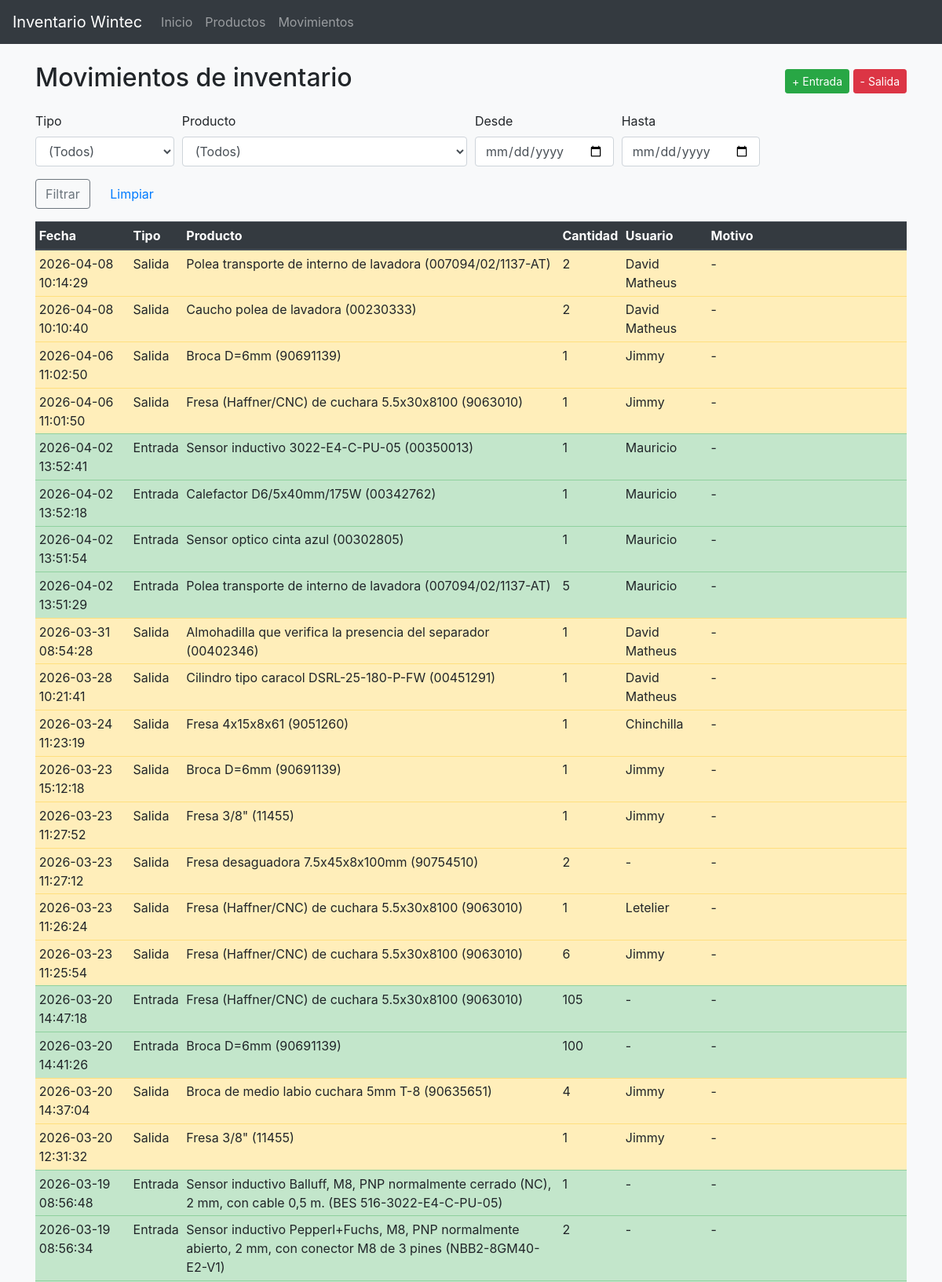
Page /movimientos (upper part) on the committed database.
### tables this page shows
CREATE TABLE movimientos (
            id INTEGER PRIMARY KEY AUTOINCREMENT,
            producto_id INTEGER NOT NULL,
            tipo TEXT NOT NULL, -- 'entrada' o 'salida'
            cantidad INTEGER NOT NULL,
            fecha TEXT NOT NULL,
            usuario TEXT,
            motivo TEXT,
            FOREIGN KEY(producto_id) REFERENCES productos(id)
        );

CREATE TABLE productos (
            id INTEGER PRIMARY KEY AUTOINCREMENT,
            codigo TEXT UNIQUE,
            nombre TEXT NOT NULL,
            categoria TEXT,
            equipo TEXT,
            linea TEXT,
            stock_minimo INTEGER DEFAULT 0,
            stock_actual INTEGER DEFAULT 0,
            ubicacion TEXT,
            proveedor TEXT,
            precio REAL,
            imagen_url TEXT
        );

### app.py (the view)
@app.route("/movimientos")
def listar_movimientos():
    from flask import request
    tipo = request.args.get("tipo", "")
    producto_id = request.args.get("producto_id", "")
    desde = request.args.get("desde", "")
    hasta = request.args.get("hasta", "")
    conn = get_db_connection()
    cur = conn.cursor()
    cur.execute("SELECT id, nombre, codigo FROM productos ORDER BY nombre;")
    productos = cur.fetchall()
    sql = """
        SELECT m.*, p.nombre AS nombre_producto, p.codigo AS codigo_producto
        FROM movimientos m
        JOIN productos p ON p.id = m.producto_id
        WHERE 1=1
    """
    params = []
    if tipo in ("entrada", "salida"):
        sql += " AND m.tipo = ?"
        params.append(tipo)
    if producto_id:
        sql += " AND m.producto_id = ?"
        params.append(producto_id)
    if desde:
        sql += " AND date(m.fecha) >= date(?)"
        params.append(desde)
    if hasta:
        sql += " AND date(m.fecha) <= date(?)"
        params.append(hasta)
    sql += " ORDER BY m.fecha DESC, m.id DESC;"
    cur.execute(sql, params)
    movimientos = cur.fetchall()
    conn.close()
    return render_template(
        "movimientos.html",
        movimientos=movimientos,
        productos=productos,
        tipo=tipo,
        producto_id=producto_id,
        desde=desde,
        hasta=hasta,
    )

### app.py (called while the page is built)
@app.before_request
def setup_db():
    init_db()

### db.py (called while the page is built)
def get_db_connection():
    conn = sqlite3.connect(DB_NAME)
    conn.row_factory = sqlite3.Row
    return conn

### templates/movimientos.html (shortened to what this page needs)
{% extends "base.html" %}
{% block content %}
<div class="d-flex justify-content-between align-items-center mb-3">
  <h2>Movimientos de inventario</h2>
  <div>
    <a href="{{ url_for('nuevo_movimiento', tipo='entrada') }}"
       class="btn btn-success btn-sm">+ Entrada</a>
    <a href="{{ url_for('nuevo_movimiento', tipo='salida') }}"
       class="btn btn-danger btn-sm">- Salida</a>
  </div>
</div>
<form method="get" action="{{ url_for('listar_movimientos') }}" class="mb-3">
  <div class="form-row">
    <div class="form-group col-md-2">
      <label>Tipo</label>
      <select name="tipo" class="form-control">
        <option value="">(Todos)</option>
      </select>
    </div>
    <div class="form-group col-md-4">
      <label>Producto</label>
      <select name="producto_id" class="form-control">
        <option value="">(Todos)</option>
      </select>
    </div>
    <div class="form-group col-md-2">
      <label>Desde</label>
      <input type="date" name="desde" class="form-control" value="{{ desde }}">
    </div>
    <div class="form-group col-md-2">
      <label>Hasta</label>
      <input type="date" name="hasta" class="form-control" value="{{ hasta }}">
    </div>
  </div>
  <button type="submit" class="btn btn-outline-secondary mr-2">Filtrar</button>
  <a href="{{ url_for('listar_movimientos') }}" class="btn btn-link">Limpiar</a>
</form>
<table class="table table-sm table-hover bg-white">
  <thead class="thead-dark">
    <tr>
      <th>Fecha</th>
      <th>Tipo</th>
      <th>Producto</th>
      <th>Cantidad</th>
      <th>Usuario</th>
      <th>Motivo</th>
    </tr>
  </thead>
  <tbody>
    {% for m in movimientos %}
      <tr class="{% if m.tipo == 'entrada' %}table-success{% else %}table-warning{% endif %}">
        <td>{{ m.fecha }}</td>
        <td>{{ m.tipo|capitalize }}</td>
        <td>
          {{ m.nombre_producto }}
          {% if m.codigo_producto %} ({{ m.codigo_producto }}){% endif %}
        </td>
        <td>{{ m.cantidad }}</td>
        <td>{{ m.usuario or "-" }}</td>
        <td>{{ m.motivo or "-" }}</td>
      </tr>
    {% endfor %}
  </tbody>
</table>
{% endblock %}

### rows in the picture
movimientos: fecha "2026-04-08 10:14:29", tipo "Salida", nombre_producto "Polea transporte de interno de lavadora", codigo_producto "007094/02/1137-AT", cantidad "2", usuario "David Matheus", motivo "-"
movimientos: fecha "2026-04-08 10:10:40", tipo "Salida", nombre_producto "Caucho polea de lavadora", codigo_producto "00230333", cantidad "2", usuario "David Matheus", motivo "-"
movimientos: fecha "2026-04-06 11:02:50", tipo "Salida", nombre_producto "Broca D=6mm", codigo_producto "90691139", cantidad "1", usuario "Jimmy", motivo "-"
movimientos: fecha "2026-04-06 11:01:50", tipo "Salida", nombre_producto "Fresa (Haffner/CNC) de cuchara 5.5x30x8100", codigo_producto "9063010", cantidad "1", usuario "Jimmy", motivo "-"
movimientos: fecha "2026-04-02 13:52:41", tipo "Entrada", nombre_producto "Sensor inductivo 3022-E4-C-PU-05", codigo_producto "00350013", cantidad "1", usuario "Mauricio", motivo "-"
movimientos: fecha "2026-04-02 13:52:18", tipo "Entrada", nombre_producto "Calefactor D6/5x40mm/175W", codigo_producto "00342762", cantidad "1", usuario "Mauricio", motivo "-"
movimientos: fecha "2026-04-02 13:51:54", tipo "Entrada", nombre_producto "Sensor optico cinta azul", codigo_producto "00302805", cantidad "1", usuario "Mauricio", motivo "-"
movimientos: fecha "2026-04-02 13:51:29", tipo "Entrada", nombre_producto "Polea transporte de interno de lavadora", codigo_producto "007094/02/1137-AT", cantidad "5", usuario "Mauricio", motivo "-"
movimientos: fecha "2026-03-31 08:54:28", tipo "Salida", nombre_producto "Almohadilla que verifica la presencia del separador", codigo_producto "00402346", cantidad "1", usuario "David Matheus", motivo "-"
movimientos: fecha "2026-03-28 10:21:41", tipo "Salida", nombre_producto "Cilindro tipo caracol DSRL-25-180-P-FW", codigo_producto "00451291", cantidad "1", usuario "David Matheus", motivo "-"
movimientos: fecha "2026-03-24 11:23:19", tipo "Salida", nombre_producto "Fresa 4x15x8x61", codigo_producto "9051260", cantidad "1", usuario "Chinchilla", motivo "-"
movimientos: fecha "2026-03-23 15:12:18", tipo "Salida", nombre_producto "Broca D=6mm", codigo_producto "90691139", cantidad "1", usuario "Jimmy", motivo "-"
movimientos: fecha "2026-03-23 11:27:52", tipo "Salida", nombre_producto "Fresa 3/8\"", codigo_producto "11455", cantidad "1", usuario "Jimmy", motivo "-"
movimientos: fecha "2026-03-23 11:27:12", tipo "Salida", nombre_producto "Fresa desaguadora 7.5x45x8x100mm", codigo_producto "90754510", cantidad "2", usuario "-", motivo "-"
movimientos: fecha "2026-03-23 11:26:24", tipo "Salida", nombre_producto "Fresa (Haffner/CNC) de cuchara 5.5x30x8100", codigo_producto "9063010", cantidad "1", usuario "Letelier", motivo "-"
movimientos: fecha "2026-03-23 11:25:54", tipo "Salida", nombre_producto "Fresa (Haffner/CNC) de cuchara 5.5x30x8100", codigo_producto "9063010", cantidad "6", usuario "Jimmy", motivo "-"
movimientos: fecha "2026-03-20 14:47:18", tipo "Entrada", nombre_producto "Fresa (Haffner/CNC) de cuchara 5.5x30x8100", codigo_producto "9063010", cantidad "105", usuario "-", motivo "-"
movimientos: fecha "2026-03-20 14:41:26", tipo "Entrada", nombre_producto "Broca D=6mm", codigo_producto "90691139", cantidad "100", usuario "-", motivo "-"
movimientos: fecha "2026-03-20 14:37:04", tipo "Salida", nombre_producto "Broca de medio labio cuchara 5mm T-8", codigo_producto "90635651", cantidad "4", usuario "Jimmy", motivo "-"
movimientos: fecha "2026-03-20 12:31:32", tipo "Salida", nombre_producto "Fresa 3/8\"", codigo_producto "11455", cantidad "1", usuario "Jimmy", motivo "-"
movimientos: fecha "2026-03-19 08:56:48", tipo "Entrada", nombre_producto "Sensor inductivo Balluff, M8, PNP normalmente cerrado (NC), 2 mm, con cable 0,5 m.", codigo_producto "BES 516-3022-E4-C-PU-05", cantidad "1", usuario "-", motivo "-"
movimientos: fecha "2026-03-19 08:56:34", tipo "Entrada", nombre_producto "Sensor inductivo Pepperl+Fuchs, M8, PNP normalmente abierto, 2 mm, con conector M8 de 3 pines", codigo_producto "NBB2-8GM40-E2-V1", cantidad "2", usuario "-", motivo "-"
